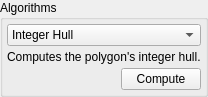
<?xml version="1.0" encoding="UTF-8"?>
<ui version="4.0">
 <class>PolygonAlgorithms</class>
 <widget class="QWidget" name="PolygonAlgorithms">
  <property name="geometry">
   <rect>
    <x>0</x>
    <y>0</y>
    <width>185</width>
    <height>87</height>
   </rect>
  </property>
  <property name="windowTitle">
   <string>Form</string>
  </property>
  <layout class="QGridLayout" name="gridLayout">
   <property name="leftMargin">
    <number>0</number>
   </property>
   <property name="topMargin">
    <number>0</number>
   </property>
   <property name="rightMargin">
    <number>0</number>
   </property>
   <property name="bottomMargin">
    <number>0</number>
   </property>
   <property name="spacing">
    <number>0</number>
   </property>
   <item row="0" column="0">
    <widget class="QGroupBox" name="groupBox">
     <property name="title">
      <string>Algorithms</string>
     </property>
     <layout class="QGridLayout" name="gridLayout_2">
      <property name="leftMargin">
       <number>4</number>
      </property>
      <property name="topMargin">
       <number>4</number>
      </property>
      <property name="rightMargin">
       <number>4</number>
      </property>
      <property name="bottomMargin">
       <number>4</number>
      </property>
      <property name="spacing">
       <number>4</number>
      </property>
      <item row="2" column="1">
       <widget class="QPushButton" name="compute">
        <property name="text">
         <string>Compute</string>
        </property>
       </widget>
      </item>
      <item row="2" column="0">
       <spacer name="horizontalSpacer">
        <property name="orientation">
         <enum>Qt::Horizontal</enum>
        </property>
        <property name="sizeHint" stdset="0">
         <size>
          <width>40</width>
          <height>20</height>
         </size>
        </property>
       </spacer>
      </item>
      <item row="1" column="0" colspan="2">
       <widget class="QLabel" name="label">
        <property name="text">
         <string>Computes the polygon's integer hull.</string>
        </property>
       </widget>
      </item>
      <item row="0" column="0" colspan="2">
       <widget class="QComboBox" name="algorithms_dropdown">
        <item>
         <property name="text">
          <string>Integer Hull</string>
         </property>
        </item>
       </widget>
      </item>
     </layout>
    </widget>
   </item>
  </layout>
 </widget>
 <resources/>
 <connections/>
</ui>
